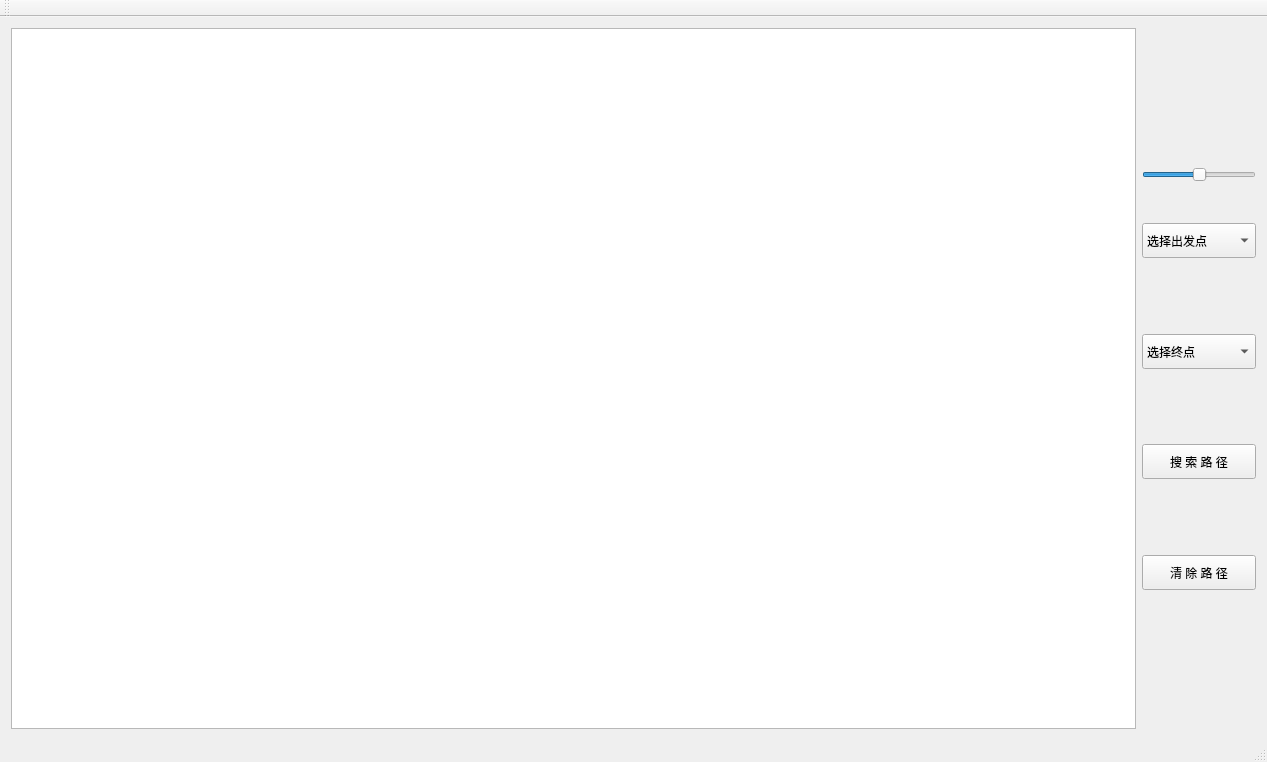
<?xml version="1.0" encoding="UTF-8"?>
<ui version="4.0">
 <class>MainWindow</class>
 <widget class="QMainWindow" name="MainWindow">
  <property name="geometry">
   <rect>
    <x>0</x>
    <y>0</y>
    <width>1267</width>
    <height>762</height>
   </rect>
  </property>
  <property name="windowTitle">
   <string>MainWindow</string>
  </property>
  <widget class="QWidget" name="centralWidget">
   <layout class="QGridLayout" name="gridLayout">
    <item row="0" column="0">
     <widget class="QGraphicsView" name="view"/>
    </item>
    <item row="0" column="1">
     <layout class="QVBoxLayout" name="verticalLayout" stretch="4,2,1,1,2,1,2,1,2,1,4">
      <property name="sizeConstraint">
       <enum>QLayout::SetDefaultConstraint</enum>
      </property>
      <item>
       <spacer name="verticalSpacer_6">
        <property name="orientation">
         <enum>Qt::Vertical</enum>
        </property>
        <property name="sizeHint" stdset="0">
         <size>
          <width>20</width>
          <height>40</height>
         </size>
        </property>
       </spacer>
      </item>
      <item>
       <widget class="QSlider" name="horizontalSlider">
        <property name="sizePolicy">
         <sizepolicy hsizetype="Preferred" vsizetype="Fixed">
          <horstretch>0</horstretch>
          <verstretch>0</verstretch>
         </sizepolicy>
        </property>
        <property name="value">
         <number>50</number>
        </property>
        <property name="orientation">
         <enum>Qt::Horizontal</enum>
        </property>
       </widget>
      </item>
      <item>
       <spacer name="verticalSpacer">
        <property name="orientation">
         <enum>Qt::Vertical</enum>
        </property>
        <property name="sizeHint" stdset="0">
         <size>
          <width>20</width>
          <height>40</height>
         </size>
        </property>
       </spacer>
      </item>
      <item>
       <widget class="QComboBox" name="cb_start">
        <property name="sizePolicy">
         <sizepolicy hsizetype="Preferred" vsizetype="Preferred">
          <horstretch>0</horstretch>
          <verstretch>0</verstretch>
         </sizepolicy>
        </property>
        <property name="styleSheet">
         <string notr="true">font: 12pt &quot;楷体&quot;;</string>
        </property>
        <property name="editable">
         <bool>false</bool>
        </property>
        <property name="currentText">
         <string>选择出发点</string>
        </property>
        <item>
         <property name="text">
          <string>选择出发点</string>
         </property>
        </item>
        <item>
         <property name="text">
          <string>52栋</string>
         </property>
        </item>
        <item>
         <property name="text">
          <string>三食堂</string>
         </property>
        </item>
        <item>
         <property name="text">
          <string>教二楼</string>
         </property>
        </item>
        <item>
         <property name="text">
          <string>一食堂</string>
         </property>
        </item>
        <item>
         <property name="text">
          <string>女生寝室</string>
         </property>
        </item>
        <item>
         <property name="text">
          <string>大学生活动中心</string>
         </property>
        </item>
        <item>
         <property name="text">
          <string>弘毅堂</string>
         </property>
        </item>
        <item>
         <property name="text">
          <string>体育馆</string>
         </property>
        </item>
        <item>
         <property name="text">
          <string>教三</string>
         </property>
        </item>
        <item>
         <property name="text">
          <string>信息楼</string>
         </property>
        </item>
        <item>
         <property name="text">
          <string>信工楼</string>
         </property>
        </item>
        <item>
         <property name="text">
          <string>教一楼</string>
         </property>
        </item>
        <item>
         <property name="text">
          <string>主楼</string>
         </property>
        </item>
        <item>
         <property name="text">
          <string>地大医院</string>
         </property>
        </item>
        <item>
         <property name="text">
          <string>图书馆</string>
         </property>
        </item>
        <item>
         <property name="text">
          <string>大门</string>
         </property>
        </item>
       </widget>
      </item>
      <item>
       <spacer name="verticalSpacer_2">
        <property name="orientation">
         <enum>Qt::Vertical</enum>
        </property>
        <property name="sizeHint" stdset="0">
         <size>
          <width>20</width>
          <height>40</height>
         </size>
        </property>
       </spacer>
      </item>
      <item>
       <widget class="QComboBox" name="cb_end">
        <property name="sizePolicy">
         <sizepolicy hsizetype="Preferred" vsizetype="Preferred">
          <horstretch>0</horstretch>
          <verstretch>0</verstretch>
         </sizepolicy>
        </property>
        <property name="styleSheet">
         <string notr="true">font: 12pt &quot;楷体&quot;;</string>
        </property>
        <property name="editable">
         <bool>false</bool>
        </property>
        <property name="currentText">
         <string>选择终点</string>
        </property>
        <item>
         <property name="text">
          <string>选择终点</string>
         </property>
        </item>
        <item>
         <property name="text">
          <string>52栋</string>
         </property>
        </item>
        <item>
         <property name="text">
          <string>三食堂</string>
         </property>
        </item>
        <item>
         <property name="text">
          <string>教二楼</string>
         </property>
        </item>
        <item>
         <property name="text">
          <string>一食堂</string>
         </property>
        </item>
        <item>
         <property name="text">
          <string>女生寝室</string>
         </property>
        </item>
        <item>
         <property name="text">
          <string>大学生活动中心</string>
         </property>
        </item>
        <item>
         <property name="text">
          <string>弘毅堂</string>
         </property>
        </item>
        <item>
         <property name="text">
          <string>体育馆</string>
         </property>
        </item>
        <item>
         <property name="text">
          <string>教三</string>
         </property>
        </item>
        <item>
         <property name="text">
          <string>信息楼</string>
         </property>
        </item>
        <item>
         <property name="text">
          <string>信工楼</string>
         </property>
        </item>
        <item>
         <property name="text">
          <string>教一楼</string>
         </property>
        </item>
        <item>
         <property name="text">
          <string>主楼</string>
         </property>
        </item>
        <item>
         <property name="text">
          <string>地大医院</string>
         </property>
        </item>
        <item>
         <property name="text">
          <string>图书馆</string>
         </property>
        </item>
        <item>
         <property name="text">
          <string>大门</string>
         </property>
        </item>
       </widget>
      </item>
      <item>
       <spacer name="verticalSpacer_3">
        <property name="orientation">
         <enum>Qt::Vertical</enum>
        </property>
        <property name="sizeHint" stdset="0">
         <size>
          <width>20</width>
          <height>40</height>
         </size>
        </property>
       </spacer>
      </item>
      <item>
       <widget class="QPushButton" name="btn_search">
        <property name="sizePolicy">
         <sizepolicy hsizetype="Preferred" vsizetype="Preferred">
          <horstretch>0</horstretch>
          <verstretch>0</verstretch>
         </sizepolicy>
        </property>
        <property name="styleSheet">
         <string notr="true">font: 14pt &quot;楷体&quot;;</string>
        </property>
        <property name="text">
         <string>搜 索 路 径</string>
        </property>
       </widget>
      </item>
      <item>
       <spacer name="verticalSpacer_4">
        <property name="orientation">
         <enum>Qt::Vertical</enum>
        </property>
        <property name="sizeHint" stdset="0">
         <size>
          <width>20</width>
          <height>40</height>
         </size>
        </property>
       </spacer>
      </item>
      <item>
       <widget class="QPushButton" name="btn_clear">
        <property name="sizePolicy">
         <sizepolicy hsizetype="Preferred" vsizetype="Preferred">
          <horstretch>0</horstretch>
          <verstretch>0</verstretch>
         </sizepolicy>
        </property>
        <property name="styleSheet">
         <string notr="true">font: 14pt &quot;楷体&quot;;</string>
        </property>
        <property name="text">
         <string>清 除 路 径</string>
        </property>
       </widget>
      </item>
      <item>
       <spacer name="verticalSpacer_5">
        <property name="orientation">
         <enum>Qt::Vertical</enum>
        </property>
        <property name="sizeHint" stdset="0">
         <size>
          <width>20</width>
          <height>40</height>
         </size>
        </property>
       </spacer>
      </item>
     </layout>
    </item>
   </layout>
  </widget>
  <widget class="QMenuBar" name="menuBar">
   <property name="geometry">
    <rect>
     <x>0</x>
     <y>0</y>
     <width>1267</width>
     <height>26</height>
    </rect>
   </property>
  </widget>
  <widget class="QToolBar" name="mainToolBar">
   <attribute name="toolBarArea">
    <enum>TopToolBarArea</enum>
   </attribute>
   <attribute name="toolBarBreak">
    <bool>false</bool>
   </attribute>
  </widget>
  <widget class="QStatusBar" name="statusBar"/>
 </widget>
 <layoutdefault spacing="6" margin="11"/>
 <resources/>
 <connections/>
</ui>
